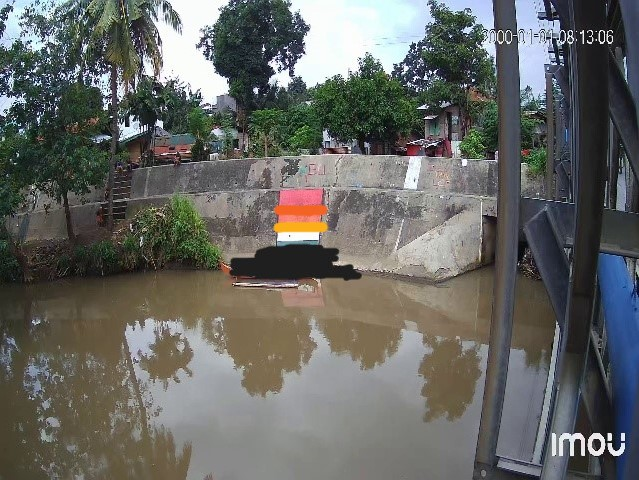
#> input picture picture1.jpg, 639 x 480 px, given in place of the camera
$ python 'WDetection_using BOX.py'
#> lines starting #> are read from the running program, lines starting #| are printed output that depends on the picture; after the words box and inside, x2 and y2 are one past the last pixel; in counts of white or black regions, pixels touching at a corner belong together
import cv2

# Set up the video capture object
cap = cv2.VideoCapture(0)  # Use 0 for the default camera, or specify the video file path

# Define the region of interest (ROI) coordinates
x, y, width, height = 341, 78, 100, 200

# Initialize the water level position
water_level_position = y + height

while True:
    # Read a frame from the video stream
    ret, frame = cap.read()
#> frame is the input picture: shape (480, 639, 3); mean B, G, R 99.4, 103.1, 102.1
    frame = cv2.resize(frame, (640, 480))
#> frame: shape (480, 640, 3)

    # Check if the frame was successfully read
    if not ret:
        break

    # Extract the ROI from the frame
    roi = frame[y:y+height, x:x+width]
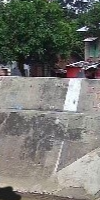
#> roi: shape (200, 100, 3); mean B, G, R 110.3, 116.5, 115.3

    # Convert the ROI to grayscale
    gray_roi = cv2.cvtColor(roi, cv2.COLOR_BGR2GRAY)
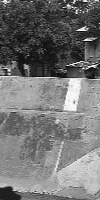
#> gray_roi: shape (200, 100); min 3, max 253, mean 115.4

    # Apply a threshold to create a binary image that highlights the water level
    _, threshold = cv2.threshold(gray_roi, 127, 255, cv2.THRESH_BINARY)
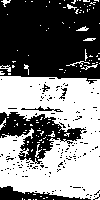
#> threshold: shape (200, 100); 48.9% white; 116 white regions (105 under 20 px)

    # Find contours in the binary image
    contours, _ = cv2.findContours(threshold, cv2.RETR_EXTERNAL, cv2.CHAIN_APPROX_SIMPLE)
#> contours = 115 contours, 112 with area under 20; largest, box (x1, y1, x2, y2) and area: (0, 76, 100, 200) 9248, (0, 65, 11, 72) 28, (76, 26, 89, 31) 22

    # Iterate over the contours and check if the water level has risen above a certain threshold
    water_level = 150  # Adjust this value as needed
    for contour in contours:
        # Compute the area and bounding box of each contour
        area = cv2.contourArea(contour)
        x_contour, y_contour, w_contour, h_contour = cv2.boundingRect(contour)

        # If the area exceeds the water level threshold, update the water level position
        if area > water_level:
            water_level_position = y + y_contour + h_contour
#> this loop made 115 passes
#> (area, x_contour, y_contour, w_contour, h_contour, water_level_position) on pass 54: (9247.5, 0, 76, 100, 124, 278)

    # Draw the ROI rectangle on the frame
    cv2.rectangle(frame, (x, y), (x+width, y+height), (0, 255, 0), 2)

    # Draw the water level line within the ROI
    cv2.line(frame, (x, water_level_position), (x+width, water_level_position), (0, 0, 255), 2)
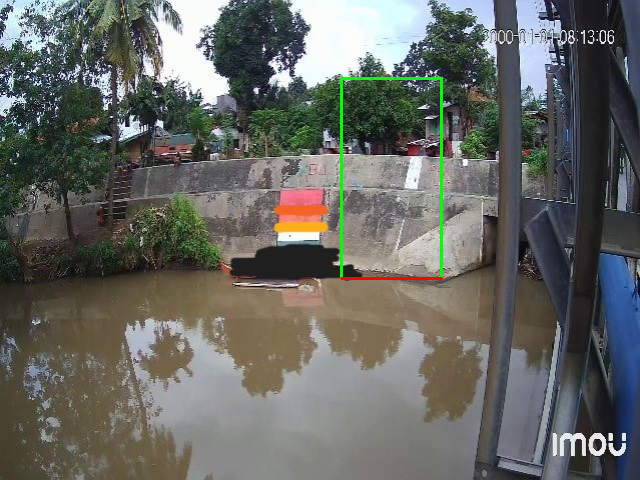
#> frame: shape (480, 640, 3); mean B, G, R 98.8, 103.6, 101.7

    # Display the frame
    cv2.imshow("Water Level Detection", frame)
    cv2.imshow("Threshold", threshold)
    # Exit the loop if 'q' is pressed
    if cv2.waitKey(1) & 0xFF == ord('q'):
#> (key q is pressed here)
        break

# Release the video capture object and close the window
cap.release()
cv2.destroyAllWindows()
